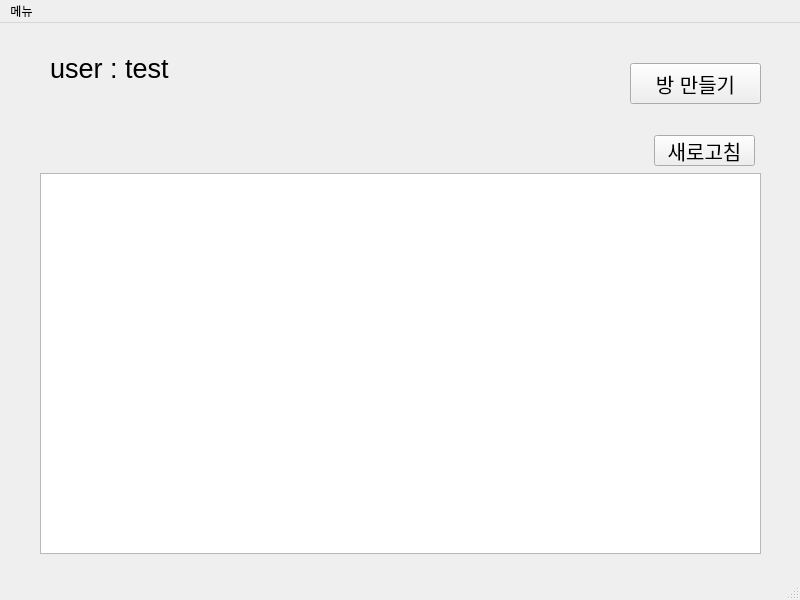
<?xml version="1.0" encoding="UTF-8"?>
<ui version="4.0">
 <class>MainWindow</class>
 <widget class="QMainWindow" name="MainWindow">
  <property name="geometry">
   <rect>
    <x>0</x>
    <y>0</y>
    <width>800</width>
    <height>600</height>
   </rect>
  </property>
  <property name="windowTitle">
   <string>MainWindow</string>
  </property>
  <widget class="QWidget" name="centralwidget">
   <widget class="QLabel" name="label_userID">
    <property name="geometry">
     <rect>
      <x>50</x>
      <y>30</y>
      <width>141</width>
      <height>31</height>
     </rect>
    </property>
    <property name="font">
     <font>
      <pointsize>20</pointsize>
     </font>
    </property>
    <property name="text">
     <string>user : test</string>
    </property>
   </widget>
   <widget class="QWidget" name="verticalLayoutWidget">
    <property name="geometry">
     <rect>
      <x>40</x>
      <y>150</y>
      <width>721</width>
      <height>381</height>
     </rect>
    </property>
    <layout class="QVBoxLayout" name="chat_room_list_layout">
     <item>
      <widget class="QListWidget" name="room_list"/>
     </item>
    </layout>
   </widget>
   <widget class="QPushButton" name="btnMakeroom">
    <property name="geometry">
     <rect>
      <x>630</x>
      <y>40</y>
      <width>131</width>
      <height>41</height>
     </rect>
    </property>
    <property name="font">
     <font>
      <pointsize>15</pointsize>
     </font>
    </property>
    <property name="text">
     <string>방 만들기</string>
    </property>
   </widget>
   <widget class="QPushButton" name="btn_saero">
    <property name="geometry">
     <rect>
      <x>654</x>
      <y>112</y>
      <width>101</width>
      <height>31</height>
     </rect>
    </property>
    <property name="font">
     <font>
      <pointsize>15</pointsize>
     </font>
    </property>
    <property name="text">
     <string>새로고침</string>
    </property>
   </widget>
  </widget>
  <widget class="QMenuBar" name="menubar">
   <property name="geometry">
    <rect>
     <x>0</x>
     <y>0</y>
     <width>800</width>
     <height>21</height>
    </rect>
   </property>
   <widget class="QMenu" name="menu">
    <property name="title">
     <string>메뉴</string>
    </property>
    <widget class="QMenu" name="menu_2">
     <property name="title">
      <string>설정</string>
     </property>
     <addaction name="actiontest"/>
     <addaction name="actiontest_2"/>
    </widget>
    <addaction name="action_logout"/>
    <addaction name="menu_2"/>
    <addaction name="action_exit"/>
   </widget>
   <addaction name="menu"/>
  </widget>
  <widget class="QStatusBar" name="statusbar"/>
  <action name="action_logout">
   <property name="text">
    <string>로그아웃</string>
   </property>
  </action>
  <action name="actiontest">
   <property name="text">
    <string>test</string>
   </property>
  </action>
  <action name="actiontest_2">
   <property name="text">
    <string>test</string>
   </property>
  </action>
  <action name="action_exit">
   <property name="text">
    <string>종료</string>
   </property>
  </action>
 </widget>
 <resources/>
 <connections/>
</ui>
